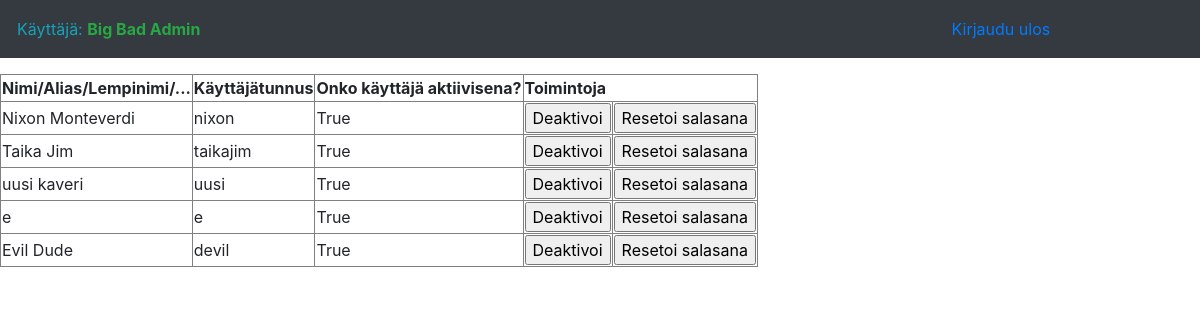
/admin (signed in), run on the app's committed database.
### application/auth/models.py (models this page shows, shortened)
class User(db.Model):
    __tablename__ = "account"
    id = db.Column(db.Integer, primary_key=True)
    date_created = db.Column(db.DateTime, default=db.func.current_timestamp())
    date_modified = db.Column(db.DateTime, default=db.func.current_timestamp(),
                              onupdate=db.func.current_timestamp())
    name = db.Column(db.String(144), nullable=False)
    username = db.Column(db.String(144), nullable=False)
    password = db.Column(db.String(144), nullable=False)
    active = db.Column(db.Boolean)
    admin = db.Column(db.Boolean)

### application/admin/views.py (the view)
@app.route("/admin", methods=["GET"])
@login_required
def admin_index():
    return render_template("admin/index.html", users = User.query.filter_by(admin=False))

### application/__init__.py (called while the page is built)
@login_manager.user_loader
def load_user(user_id):
    return User.query.get(user_id)

### application/templates/admin/index.html (shortened to what this page needs)
{% extends "layout.html" %} {% block body %}
<table border="1">
    <tr>
        <th>Nimi/Alias/Lempinimi/...</th>
        <th>Käyttäjätunnus</th>
        <th>Onko käyttäjä aktiivisena?</th>
        <th colspan="2" align="center">Toimintoja</th>
    </tr>
    {% for user in users %}
    <tr>
        <td>{{ user.name }}</td>
        <td>{{ user.username }}</td>
        <td>{{ user.active }}</td>
        {% if user.active %}
        <td>
            <form method="POST" action="{{ url_for('user_set_active_status', user_id=user.id) }}">
                <input type="submit" value="Deaktivoi" />
            </form>
        </td>
        {% else %}
        <td>
            <form method="POST" action="{{ url_for('user_set_active_status', user_id=user.id) }}">
                <input type="submit" value="Aktivoi" />
            </form>
        </td>
        {% endif %}
        <td>
            <form method="POST" OnClick="return confirm('Oletko varma että haluat nollata käyttäjän salasanan?')" action="{{ url_for('user_reset_password', user_id=user.id) }}">
                <input type="submit" value="Resetoi salasana" />
            </form>
        </td>
    </tr>
    {% endfor %}
</table>
{% endblock %}

### application/templates/layout.html (shortened to what this page needs)
<!DOCTYPE html>
<html lang="fi">
<head>
  <link rel="stylesheet" media="screen" href="{{ url_for('static', filename='bootstrap/css/bootstrap.min.css') }}">
</head>
<body>
  <nav class="navbar navbar-expand-lg navbar-dark bg-dark static-top">
    {% if current_user.is_authenticated %}
    <table width=90% border="0">
      <tr>
        <td align="left" width="50%">
          <span class="text-info">Käyttäjä:</span>
          <b class="text-success">{{ current_user.name }}</b>
        </td>
        <td align="right">
          <a class="nav-link" href="{{ url_for('auth_logout') }}">Kirjaudu ulos
          </a>
        </td>
      </tr>
    </table>
  </nav>
  {% endif %} {% block body %}{% endblock %}
</body>
</html>

### data on the page
User: name "Big Bad Admin"
User: name "Nixon Monteverdi", username "nixon", active "True"
User: name "Taika Jim", username "taikajim", active "True"
User: name "uusi kaveri", username "uusi", active "True"
User: name "e", username "e", active "True"
User: name "Evil Dude", username "devil", active "True"
